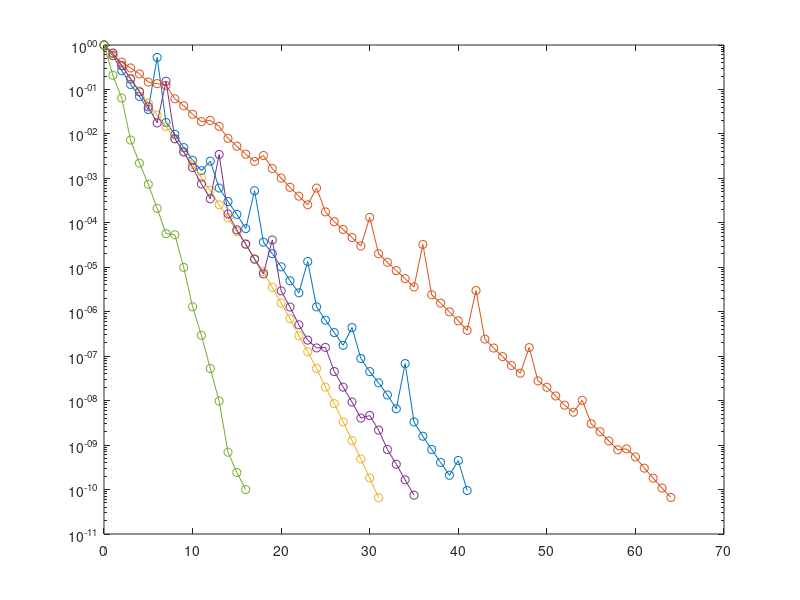

This figure's MATLAB source: (Note: this script raises an error after producing the figure.)
%% Figure of PCG with different preconditioning matrix 
function test_cg

p = 500; b = 2*p;
x1 = randn(b, p); x2 = 5*rand(b, p);
A = x1'*x1; B = x2'*x2;
M = A + B;
rhs = rand(p, 1);

tol = 1e-10;
maxit = 100;
PM1 = eye(p);
[x,fl0,rr0,it0,rv0] = pcg(M,rhs,tol,maxit,PM1);
PM2 = A;
[x,fl1,rr1,it1,rv1] = pcg(M,rhs,tol,maxit,PM2);
PM3 = B;
[x,fl2,rr2,it2,rv2] = pcg(M,rhs,tol,maxit,PM3);
PM4 = inv(inv(A)+inv(B));
[x,fl3,rr3,it3,rv3] = pcg(M,rhs,tol,maxit,PM4);

pct = 0.01;
num_select = floor(pct*b);
index_select = randperm(b, num_select);
index_1 = index_select;
PM5 = 0.5*(A+1/pct*x2(index_1,:)'*x2(index_1,:))+0.5*(B+1/pct*x1(index_1,:)'*x1(index_1,:));
[x,fl4,rr4,it4,rv4] = pcg(M,rhs,tol,maxit,PM5);

semilogy(0:length(rv0)-1,rv0/norm(rhs),'-o')
hold on
semilogy(0:length(rv1)-1,rv1/norm(rhs),'-o')
semilogy(0:length(rv2)-1,rv2/norm(rhs),'-o')
semilogy(0:length(rv3)-1,rv3/norm(rhs),'-o')
semilogy(0:length(rv4)-1,rv4/norm(rhs),'-o')
yline(tol,'r--');
legend('No Preconditioner','precondition from center 1','precondition from center 2', 'local precondtion', 'global precondtion with data share','Tolerance','Location','East')
xlabel('Iteration number')
ylabel('Relative residual')